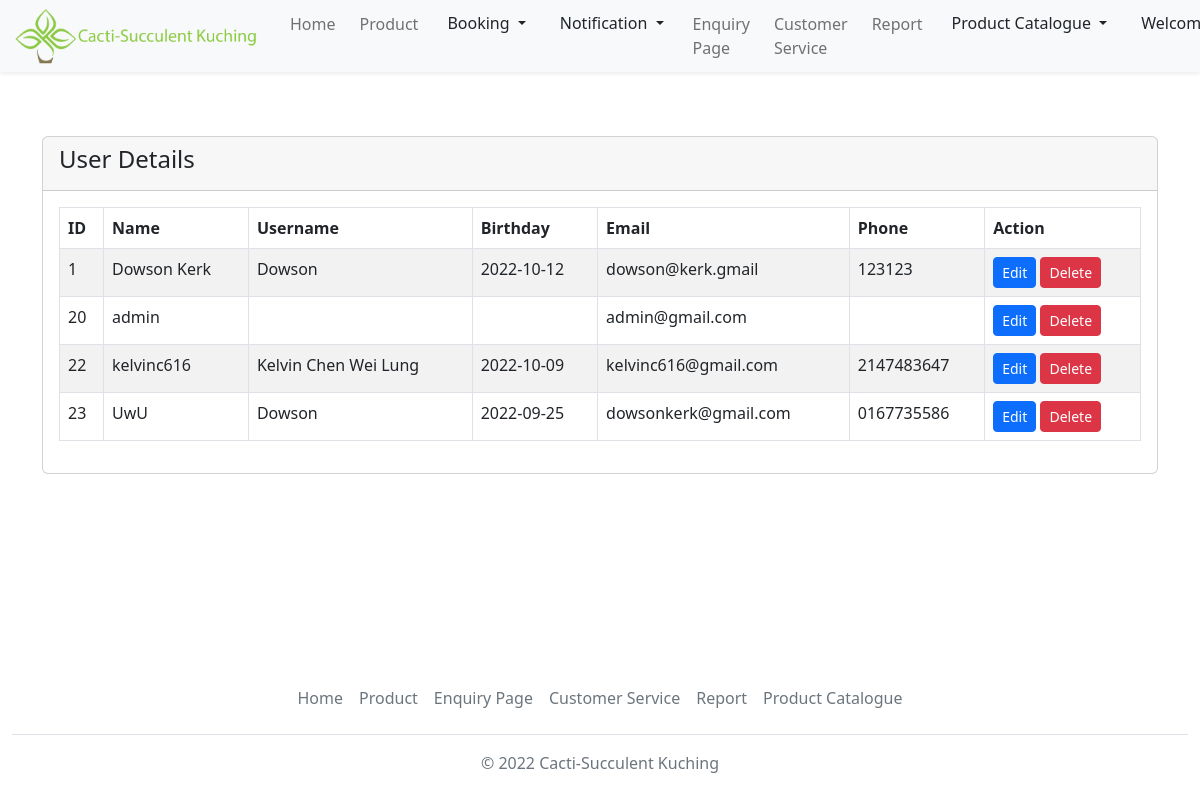
Page /admin/adminManage.php (signed in) on the committed database.
### tables this page shows
CREATE TABLE `users` (
  `id` int(100) NOT NULL,
  `username` varchar(100) NOT NULL,
  `full_name` varchar(100) DEFAULT NULL,
  `birthday` date DEFAULT NULL,
  `contact_number` varchar(100) DEFAULT NULL,
  `email` varchar(100) NOT NULL,
  `user_type` varchar(100) NOT NULL,
  `password` varchar(100) NOT NULL
);

### admin/adminManage.php (the view, shortened to what this page needs)
<?php
    include('../Account.php');
?>
<!doctype html>
<html lang="en">
    <head>
        <link rel="stylesheet" href="..\styles\homepage.css">
        <link href="https://cdn.jsdelivr.net/npm/bootstrap@5.2.2/dist/css/bootstrap.min.css" rel="stylesheet">
    </head>
<body>
<nav class="navbar navbar-expand-lg">
    <div class="container-fluid fixed-top shadow-sm bg-light">
        <a class="navbar-brand" href="#">
            <img src="..\images\logo.png" alt="logo" style="width:250px;" class="rounded-pill">
        </a>
        <div class="collapse navbar-collapse justify-content-end" id="collapsibleNavbar">
            <ul class="navbar-nav">
                <li class="nav-item p-1">
                    <a class="nav-link " href="admin.php">Home</a>
                </li>
                <li class="nav-item p-1">
                    <a class="nav-link" href="#">Product</a>
                </li>
                <li class="nav-item p-1">
                    <div class="dropdown">
                        <button class="btn dropdown-toggle" type="button" data-bs-toggle="dropdown" aria-expanded="false">
                             Booking
                        </button>
                    </div>
                </li>
                <li class="nav-item p-1">
                    <div class="dropdown">
                        <button class="btn dropdown-toggle" type="button" data-bs-toggle="dropdown" data-bs-auto-close="false" aria-expanded="false">
                             Notification
                        </button>
                    </div>
                </li>
                <li class="nav-item p-1">
                    <a class="nav-link" href="#">Enquiry Page</a>
                </li>
                <li class="nav-item p-1">
                    <a class="nav-link" href="#">Customer Service</a>
                </li>
                <li class="nav-item p-1">
                    <a class="nav-link" href="#">Report</a>
                </li>
                <li class="nav-item p-1">
                    <div class="dropdown">
                        <button class="btn dropdown-toggle" type="button" data-bs-toggle="dropdown" aria-expanded="false">
                             Product Catalogue
                        </button>
                    </div>
                </li>
                <li class="nav-item p-1">
                    <div class="dropdown">
                        <button class="btn dropdown-toggle" type="button" data-bs-toggle="dropdown" aria-expanded="false">
                             Welcome Back, <?php echo $_SESSION['user']['username']; ?>!
                        </button>
                    </div>
                </li>
            </ul>
        </div>
    </div>
</nav>
<br></br><br></br>
    <div class="container mt-4">
        <div class="row">
            <div class="col-md-12">
                <div class="card">
                    <div class="card-header">
                        <h4>User Details</h4>
                    </div>
                    <div class="card-body">
                        <table id="myTable"class="table table-bordered table-striped">
                            <thead>
                                <tr>
                                    <th>ID</th>
                                    <th>Name</th>
                                    <th>Username</th>
                                    <th>Birthday</th>
                                    <th>Email</th>
                                    <th>Phone</th>
                                    <th>Action</th>
                                </tr>
                            </thead>
                            <tbody>
                                <?php
                                    $query = "SELECT * FROM users";
                                    $query_run = mysqli_query($con, $query);
                                    if(mysqli_num_rows($query_run) > 0)
                                    {
                                        foreach($query_run as $userInfo)
                                        {
                                            ?>
                                            <tr>
                                                <td><?= $userInfo['id']; ?></td>
                                                <td><?= $userInfo['username']; ?></td>
                                                <td><?= $userInfo['full_name']; ?></td>
                                                <td><?= $userInfo['birthday']; ?></td>
                                                <td><?= $userInfo['email']; ?></td>
                                                <td><?= $userInfo['contact_number']; ?></td>
                                                <td>
                                                    <a href="adminEdit.php?id=<?= $userInfo['id']; ?>" class="btn btn-primary btn-sm">Edit</a>
                                                    <form action="AdminUpdateProfile.php" method="POST" class="d-inline">
                                                        <button type="submit" name="delete_user" value="<?=$userInfo['id'];?>" class="btn btn-danger btn-sm">Delete</button>
                                                    </form>
                                                </td>
                                            </tr>
                                            <?php
                                        }
                                    }
                                    else
                                    {
                                        echo "<h5> No Record Found </h5>";
                                    }
                                ?>
                            </tbody>
                        </table>
                    </div>
                </div>
            </div>
        </div>
    </div>
<br></br><br></br><br></br><br></br>
<div class='container-fluid border" style="width 100%;'>
  <footer class="py-1 my-2 ">
  <ul class="nav justify-content-center border-bottom pb-3 mb-3">
      <li class="nav-item"><a href="admin.php" class="nav-link px-2 text-muted">Home</a></li>
      <li class="nav-item"><a href="#" class="nav-link px-2 text-muted">Product</a></li>
      <li class="nav-item"><a href="#" class="nav-link px-2 text-muted">Enquiry Page</a></li>
      <li class="nav-item"><a href="#" class="nav-link px-2 text-muted">Customer Service</a></li>
      <li class="nav-item"><a href="#" class="nav-link px-2 text-muted">Report</a></li>
      <li class="nav-item"><a href="#" class="nav-link px-2 text-muted">Product Catalogue</a></li>
    </ul>
    <p class="text-center text-muted">© 2022 Cacti-Succulent Kuching</p>
  </footer>
</div>
</body>
</html>

### rows in the picture
users: id "1", username "Dowson Kerk", full_name "Dowson", birthday "2022-10-12", email "dowson@kerk.gmail", contact_number "123123"
users: id "20", username "admin", email "admin@gmail.com"
users: id "22", username "kelvinc616", full_name "Kelvin Chen Wei Lung", birthday "2022-10-09", email "kelvinc616@gmail.com", contact_number "2147483647"
users: id "23", username "UwU", full_name "Dowson", birthday "2022-09-25", email "dowsonkerk@gmail.com", contact_number "0167735586"
